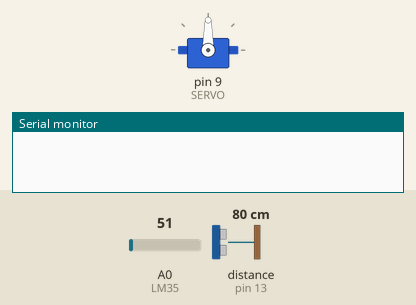
Bench run of a sketch on a simulated Arduino Uno, built with avr-gcc and run on an emulated ATmega328P. On the bench: servo, the last lines printed to the serial monitor. Wiring (inferred from the names in the program): ultrasonic range finder: trigger pin 12; echo pin 13. The test bench sets the inputs (shaded band); at power-on: A0 (LM35) = 51, distance to the obstacle (sensor on pin 13) 80 cm. The echo pulse lasts 58.3 µs per cm.

Above: at 1.55 s.
At 3.1 s:
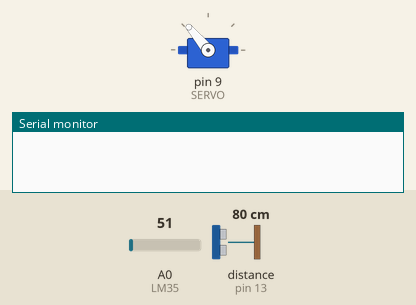
At 4.7 s:
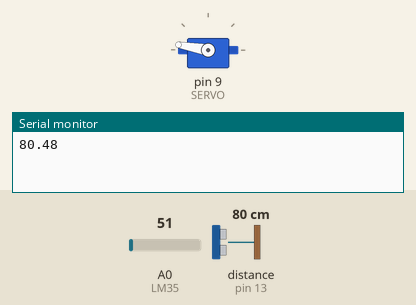
At 7.85 s:
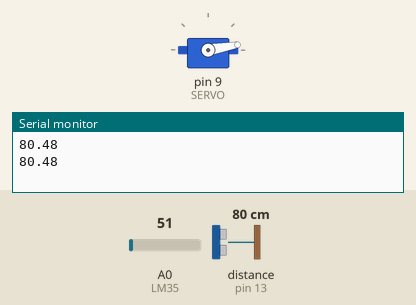
Timing chart, 0 to 10.7 s (numbered marks = the images above):
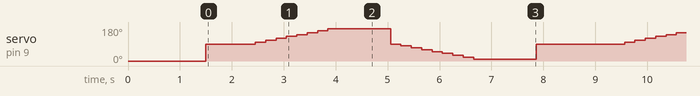

Measured:
- by itself, servo on pin 9 (SERVO): repeats every 7.1 s: 100° 0.20 s, 110° 0.20 s, 120° 0.20 s, 130° 0.20 s, 140° 0.20 s, 150° 0.20 s, 160° 0.20 s, 170° 1.2 s, 90° 0.20 s, 80° 0.20 s, 70° 0.20 s, 60° 0.20 s, 50° 0.20 s, 40° 0.20 s, 30° 0.20 s, 20° 0.20 s, 10° 1.2 s, 90° 1.7 s

The sketch:

URF_and_Servo.ino
```cpp
#include <Servo.h>

// Speed of sound = 331.5 + (0.6 * Temperature in oC)
// distance in cm = echo width in us/2*time for sound to travel 1 cm in us

#define LM35 A0 //Pin A0
#define ECHO 13 // Pin D13
#define TRIG 12 // Pin D12
#define SERVO 9 //Pin D9
#define VCC 11 //vcc pin for URF


Servo myservo;
float rightDistance;
float leftDistance;

void setup() {
  Serial.begin(9600);
  delay(1000);


  //use pin 11 as a powersource
  pinMode(VCC, OUTPUT);
  digitalWrite(VCC, HIGH);

  pinMode(LM35, INPUT); // Set LM35 to input
  pinMode(ECHO, INPUT); // Set ECHO to input
  pinMode(TRIG, OUTPUT); // Set TRIG to output
  pinMode(SERVO, OUTPUT); // Set SERVO to output

  //attach servo to pin D9 and st its start postion to 0
  myservo.attach(SERVO);
  myservo.write(0);
  delay(500);
}

void loop() {
  //   scan();
  readBothSides();
}

float readDistance() {

  //calculate temp from LM35 reading
  float temp = analogRead(LM35) * 500.0 / 1024; //read LM35 and use constant from https://create.arduino.cc/projecthub/TheGadgetBoy/making-lcd-thermometer-with-arduino-and-lm35-36-c058f0

  //determine constants for calculating distance
  float speedOfSound = 331.5 + (0.6 * temp);
  float usPerMeter = 10000 / speedOfSound;

  // Send >10us pulse to TRIG to enable URF
  digitalWrite(TRIG, HIGH);
  delayMicroseconds(12);
  digitalWrite(TRIG, LOW);

  //calculate distance from pulse width in us returned by pulseIn()
  unsigned long pulseWidth = pulseIn(ECHO, HIGH);
  float distance = pulseWidth / (2 * usPerMeter);

  //if distance calculated to be out of range, set distance to 501
  if (distance >= 501)
    distance = 501;

  return distance;

}


/**
   @param:
          direction, 1 to make servo motor rotate clockwise, 0 to rotate counterclockwise
          it will rotate clockwise if it is other values

*/
void rotate90Deg(int direction) {

  int des = (direction == 0) ? 180 : 0;
  int pos = 90;
  int rotSteps = (direction == 0) ? 10 : -10;

  while (pos != des) {
    myservo.write(pos);
    pos += rotSteps;
    delay(200);
  }
}


void readBothSides() {


  myservo.write(90);
  delay(750);

  rotate90Deg(0);
  rightDistance = readDistance();
  Serial.print(rightDistance);
  Serial.print("\n");
  delay(1000);


  rotate90Deg(1);
  leftDistance = readDistance();
  Serial.print(leftDistance);
  Serial.print("\n");
  delay(1000);

  myservo.write(90);
  delay(750);

}


void scan() {

  //rotate from 0-180 degrees taking readings intermittently
  int rotSteps = 10;
  int pos;

  for (pos = 0; pos <= 180; pos += rotSteps) {
    myservo.write(pos);
    delay(350);
    readDistance();
  }

  //rotate from 180-0 degrees taking readings intermittently
  for (pos = 180; pos >= 0; pos -= rotSteps) {
    myservo.write(pos);
    delay(350);
    readDistance();
  }
}
```
